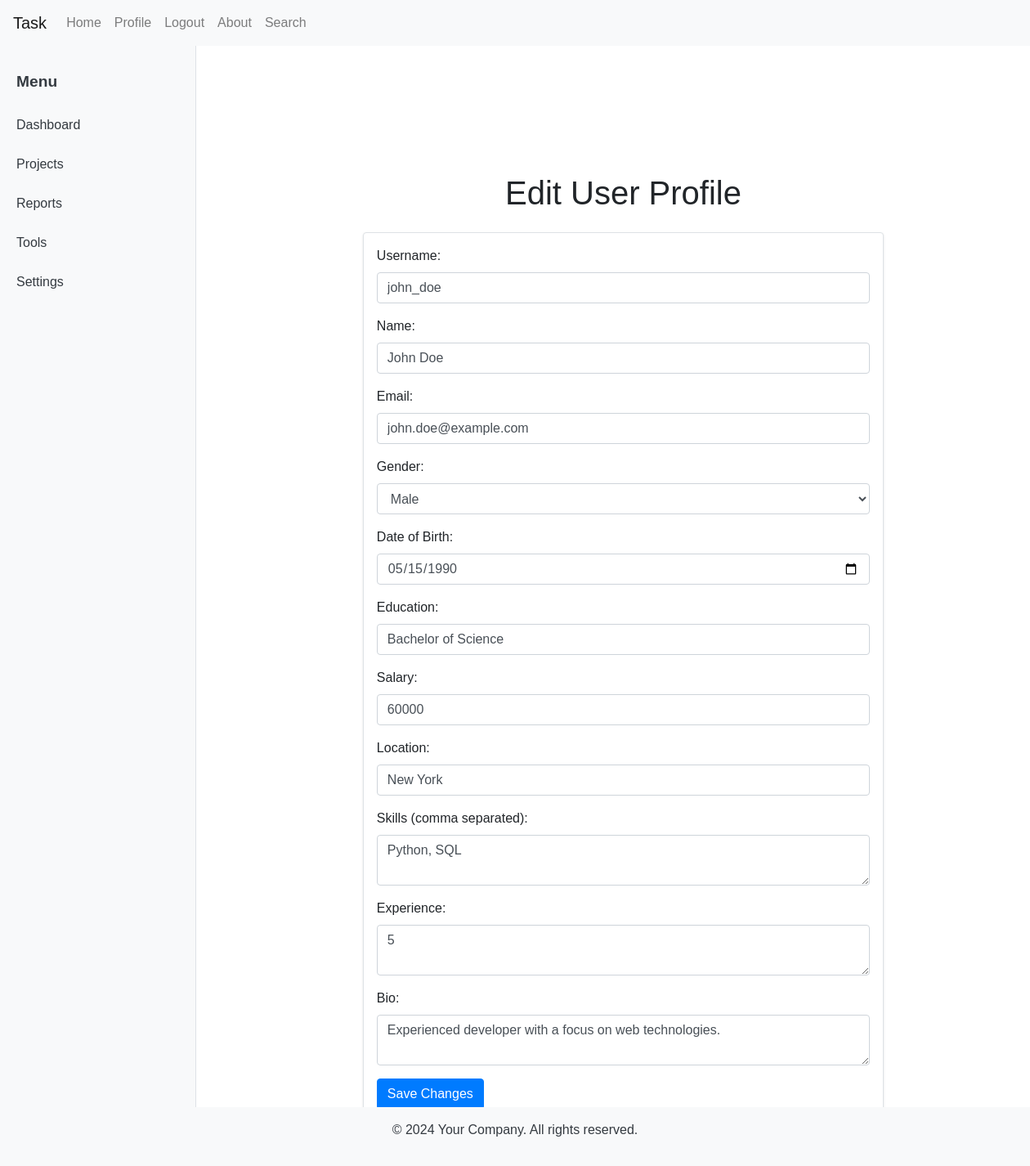
The page /edit (signed in) on the database its author committed.
### tables this page shows
CREATE TABLE user_profile (
    id INTEGER PRIMARY KEY AUTOINCREMENT,
    username TEXT NOT NULL,
    password TEXT NOT NULL,
    name TEXT,
    email TEXT,
    gender TEXT,
    dob TEXT,
    education TEXT,
    salary INTEGER,
    location TEXT,
    skills TEXT,
    experience INTEGER,
    bio TEXT
);

### app.py (the view, shortened to what this page needs)
@app.route('/edit', methods=['GET', 'POST'])
def edit_profile():
    if 'email' not in session:
        flash("Please sign up or log in first.", 'error')
        return redirect(url_for('signup'))
    user_profile = current_user()
    return render_template('edit_profile.html', user_profile=user_profile)

### app.py (called while the page is built)
def current_user():
    if 'email' in session:
        email = session['email']
        conn = sqlite3.connect(DATABASE)
        c = conn.cursor()
        c.execute('SELECT * FROM user_profile WHERE email = ?', (email,))
        user_profile = c.fetchone()
        conn.close()
        return user_profile
    return None

### templates/edit_profile.html (shortened to what this page needs)
{% extends "layout.html" %}
{% block content %}
<main class="container mt-5">
  <div class="row justify-content-center">
    <div class="col-md-8">
      <h1 class="text-center mb-4">Edit User Profile</h1>
      {% if user_profile %}
        <form method="post">
          <input type="hidden" name="csrf_token" value="{{ csrf_token }}">  <div class="card">
            <div class="card-body">
                <div class="form-group">
                <label for="username">Username:</label>
                <input type="text" class="form-control" id="username" name="username" value="{{ user_profile[1] }}">
              </div>
              <div class="form-group">
                <label for="name">Name:</label>
                <input type="text" class="form-control" id="name" name="name" value="{{ user_profile[3] }}">
              </div>
              <div class="form-group">
                <label for="email">Email:</label>
                <input type="email" class="form-control" id="email" name="email" value="{{ user_profile[4] }}">  </div>
              <div class="form-group">
                <label for="gender">Gender:</label>
                <select class="form-control" id="gender" name="gender">
                  <option value="Male" {% if user_profile[5] == "Male" %}selected{% endif %}>Male</option>
                </select>
              </div>
              <div class="form-group">
                <label for="dob">Date of Birth:</label>
                <input type="date" class="form-control" id="dob" name="dob" value="{{ user_profile[6] }}">
              </div>
              <div class="form-group">
                <label for="education">Education:</label>
                <input type="text" class="form-control" id="education" name="education" value="{{ user_profile[7] }}">
              </div>
              <div class="form-group">
                <label for="salary">Salary:</label>
                <input type="number" class="form-control" id="salary" name="salary" value="{{ user_profile[8] }}">
              </div>
              <div class="form-group">
                <label for="location">Location:</label>
                <input type="text" class="form-control" id="location" name="location" value="{{ user_profile[9] }}">
              </div>
              <div class="form-group">
                <label for="skills">Skills (comma separated):</label>
                <textarea class="form-control" id="skills" name="skills">{{ user_profile[10] }}</textarea>
              </div>
              <div class="form-group">
                <label for="experience">Experience:</label>
                <textarea class="form-control" id="experience" name="experience">{{ user_profile[11] }}</textarea>
              </div>
              <div class="form-group">
                <label for="bio">Bio:</label>
                <textarea class="form-control" id="bio" name="bio">{{ user_profile[12] }}</textarea>
              </div>
              <button type="submit" class="btn btn-primary">Save Changes</button>
            </div>
          </div>
        </form>
      {% else %}
        <div class="alert alert-danger text-center" role="alert">
          You need to be logged in to edit your profile. Please <a href="{{ url_for('login') }}">log in</a>.
        </div>
      {% endif %}
    </div>
  </div>
</main>
{% endblock %}

### static/css/styles.css (style rules this page uses)
body { font-family: Arial, sans-serif; margin: 0; padding: 0; }
main.container { padding: 2rem; }
.card { border: 1px solid #dee2e6; border-radius: 0.25rem; box-shadow: 0 1px 3px rgba(0, 0, 0, 0.1); }
.card-body { padding: 1rem; }

### rows shown on the page
user_profile: username "john_doe", name "John Doe", email "john.doe@example.com", gender "Male", dob "05/15/1990", education "Bachelor of Science", salary "60000", location "New York", skills "Python, SQL", experience "5", bio "Experienced developer with a focus on web technologies."
